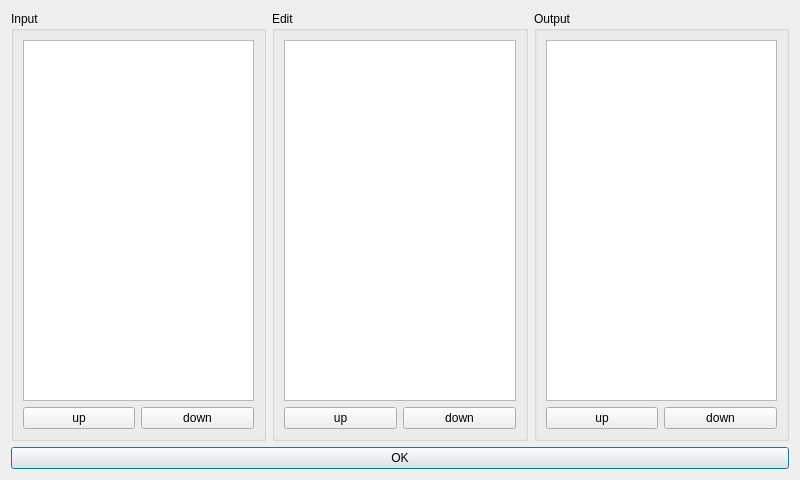
<?xml version="1.0" encoding="UTF-8"?>
<ui version="4.0">
 <class>PluginsConfigDialog</class>
 <widget class="QDialog" name="PluginsConfigDialog">
  <property name="geometry">
   <rect>
    <x>0</x>
    <y>0</y>
    <width>800</width>
    <height>480</height>
   </rect>
  </property>
  <property name="windowTitle">
   <string>Plugins Config</string>
  </property>
  <property name="windowIcon">
   <iconset resource="../reihenaufnahme.qrc">
    <normaloff>:/reihenaufnahme/plugins</normaloff>:/reihenaufnahme/plugins</iconset>
  </property>
  <layout class="QGridLayout" name="gridLayout">
   <item row="1" column="1" colspan="3">
    <widget class="QPushButton" name="pushButton">
     <property name="text">
      <string>OK</string>
     </property>
    </widget>
   </item>
   <item row="0" column="1">
    <widget class="QGroupBox" name="inputGroupBox">
     <property name="title">
      <string>Input</string>
     </property>
     <layout class="QGridLayout" name="gridLayout_2">
      <item row="1" column="0">
       <widget class="QPushButton" name="inputUpButton">
        <property name="text">
         <string>up</string>
        </property>
       </widget>
      </item>
      <item row="1" column="1">
       <widget class="QPushButton" name="inputDownButton">
        <property name="text">
         <string>down</string>
        </property>
       </widget>
      </item>
      <item row="0" column="0" colspan="2">
       <widget class="QListWidget" name="inputPluginsListWidget">
        <property name="dragEnabled">
         <bool>true</bool>
        </property>
        <property name="dragDropMode">
         <enum>QAbstractItemView::InternalMove</enum>
        </property>
        <property name="selectionRectVisible">
         <bool>true</bool>
        </property>
       </widget>
      </item>
     </layout>
    </widget>
   </item>
   <item row="0" column="2">
    <widget class="QGroupBox" name="groupBox">
     <property name="title">
      <string>Edit</string>
     </property>
     <layout class="QGridLayout" name="gridLayout_3">
      <item row="1" column="0">
       <widget class="QPushButton" name="editUpButton">
        <property name="text">
         <string>up</string>
        </property>
       </widget>
      </item>
      <item row="1" column="1">
       <widget class="QPushButton" name="editDownButton">
        <property name="text">
         <string>down</string>
        </property>
       </widget>
      </item>
      <item row="0" column="0" colspan="2">
       <widget class="QListWidget" name="editPluginsListWidget">
        <property name="dragEnabled">
         <bool>true</bool>
        </property>
        <property name="dragDropMode">
         <enum>QAbstractItemView::InternalMove</enum>
        </property>
        <property name="selectionRectVisible">
         <bool>true</bool>
        </property>
       </widget>
      </item>
     </layout>
    </widget>
   </item>
   <item row="0" column="3">
    <widget class="QGroupBox" name="outputGroupBox">
     <property name="title">
      <string>Output</string>
     </property>
     <layout class="QGridLayout" name="gridLayout_4">
      <item row="1" column="0">
       <widget class="QPushButton" name="outputUpButton">
        <property name="text">
         <string>up</string>
        </property>
       </widget>
      </item>
      <item row="1" column="1">
       <widget class="QPushButton" name="outputDownButton">
        <property name="text">
         <string>down</string>
        </property>
       </widget>
      </item>
      <item row="0" column="0" colspan="2">
       <widget class="QListWidget" name="outputPluginsListWidget">
        <property name="dragEnabled">
         <bool>true</bool>
        </property>
        <property name="dragDropMode">
         <enum>QAbstractItemView::InternalMove</enum>
        </property>
        <property name="selectionRectVisible">
         <bool>true</bool>
        </property>
       </widget>
      </item>
     </layout>
    </widget>
   </item>
  </layout>
 </widget>
 <resources>
  <include location="../reihenaufnahme.qrc"/>
 </resources>
 <connections/>
</ui>
